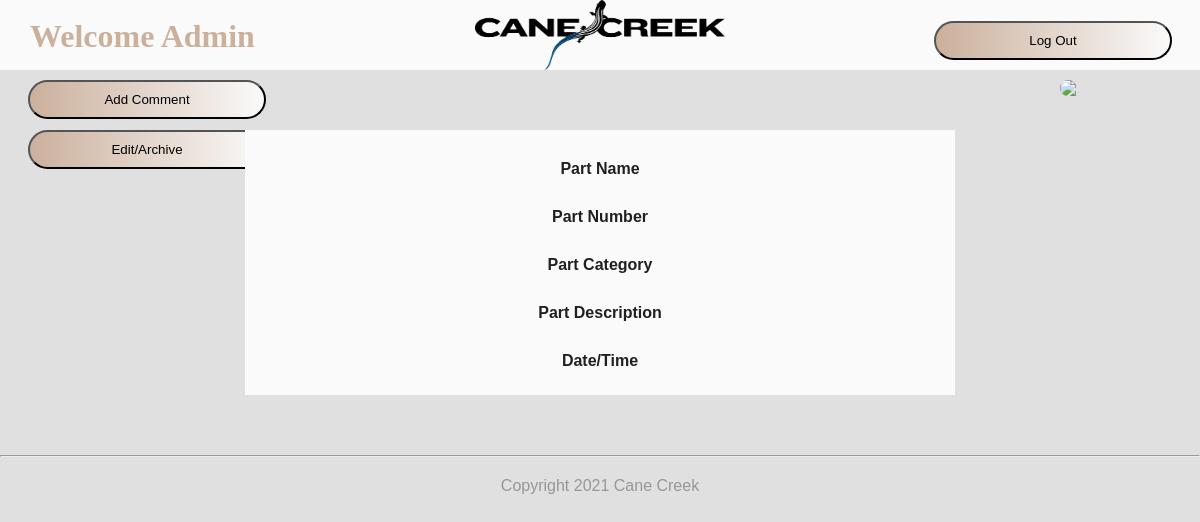
The app's page /details.php?qr=111 (signed in), older data.
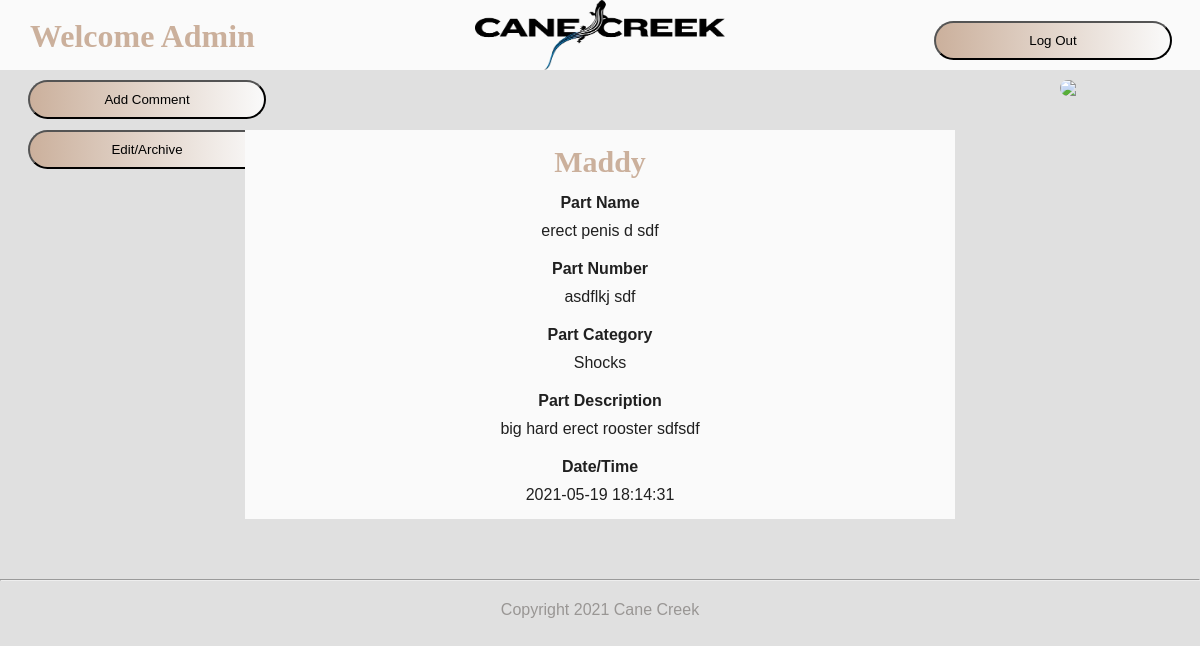
The same page, newer data.
### tables this page shows
CREATE TABLE `parts` (
  `id` int(11) NOT NULL AUTO_INCREMENT,
  `qr` varchar(255) NOT NULL,
  `userid` varchar(255) NOT NULL,
  `pnumber` varchar(255) NOT NULL,
  `pname` varchar(255) NOT NULL,
  `pcategory` varchar(255) NOT NULL,
  `pdescription` varchar(255) NOT NULL,
  `ptime` timestamp NOT NULL DEFAULT current_timestamp(),
  PRIMARY KEY (`id`)
);

### details.php (the view, shortened to what this page needs)
<?php
  include('templates/header.php');
?>
<form onclick="editbutton()" id="editbutton" class="input-group" >
  <button type="submit" class="submit-btn">Edit/Archive</button>
</form>
<form onclick="addbtn()" class="input-group" style="position: absolute; top: 80px; left: 7px;">
  <button type="submit" class="submit-btn">Add Comment</button>
</form>
<div id="qrcode">
  <img  src="https://chart.googleapis.com/chart?chs=100x100&cht=qr&chl=<?php echo $_GET['qr']?>" />
</div>
<div class="detailbox" width= 30px;>
  <h2><?php echo htmlspecialchars($parts['userid']) ?></h2>
  <h4>Part Name</h4>
  <p><?php echo htmlspecialchars($parts['pname']) ?></p>
  <h4>Part Number</h4>
  <p><?php echo htmlspecialchars($parts['pnumber']) ?></p>
  <h4>Part Category</h4>
  <p><?php echo htmlspecialchars($parts['pcategory']) ?></p>
  <h4>Part Description</h4>
  <p><?php echo htmlspecialchars($parts['pdescription']) ?></p>
  <h4>Date/Time</h4>
  <p><?php echo htmlspecialchars($parts['ptime']) ?></p>
</div>
<hr />
<?php
  include('templates/footer.php');
?>

Row changes from the older to the newer data that the page shows:
now on this page (row edited): parts: userid "Maddy", pname "erect penis d sdf", pnumber "asdflkj sdf", pcategory "Shocks", pdescription "big hard erect rooster sdfsdf", ptime "2021-05-19 18:14:31"
